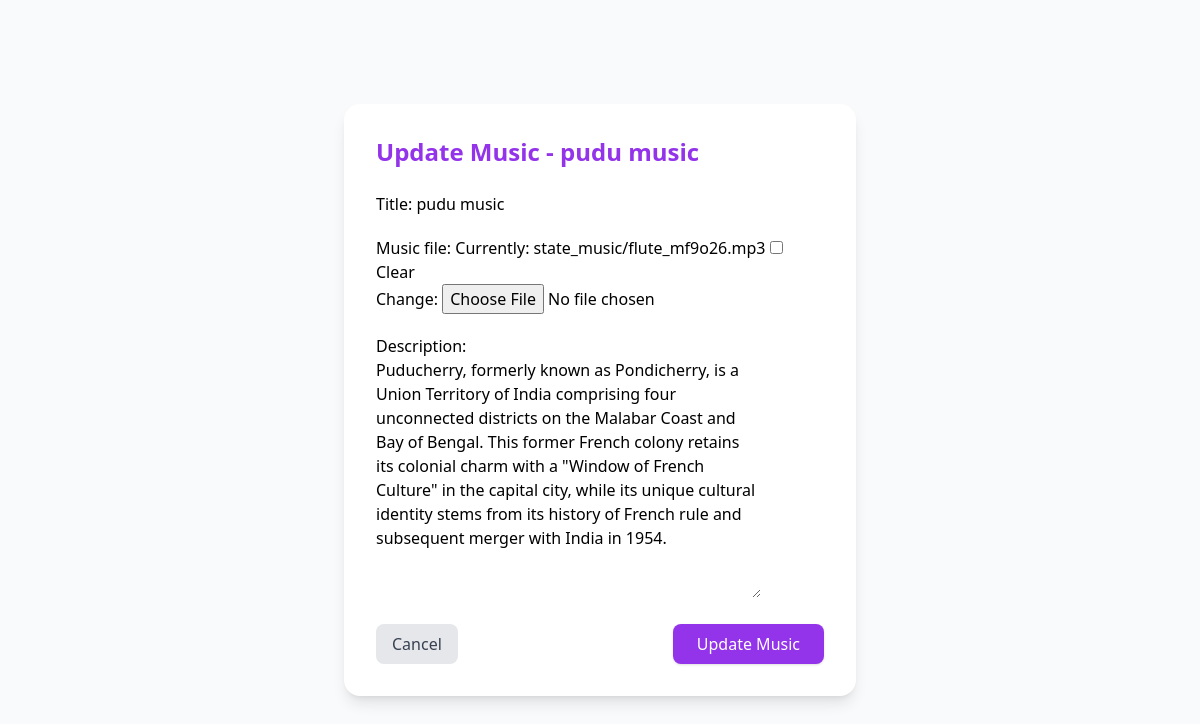
Screenshot of /music/2/update/ with the database file from the repository.
### app1/models.py (models this page shows, shortened)
class StateMusic(models.Model):
    state = models.ForeignKey(State_details, on_delete=models.CASCADE, related_name="music")
    title = models.CharField(max_length=100)
    music_file = models.FileField(upload_to="state_music/", storage=music_storage, blank=True, null=True)
    description = models.TextField(blank=True, null=True)

### app1/views.py (the view)
# urls.py: path('music/<int:pk>/update/', views.update_music, name='update_music'),
def update_music(request, pk):
    music = get_object_or_404(StateMusic, pk=pk)
    state = music.state  # get related state
    if request.method == "POST":
        form = StateMusicForm(request.POST, request.FILES, instance=music)
        if form.is_valid():
            form.save()
            return redirect('state_details', slug=state.slug)
    else:
        form = StateMusicForm(instance=music)
    return render(request, "app1/update_music.html", {"form": form, "state": state, "music": music})

### app1/forms.py
class StateMusicForm(forms.ModelForm):
    class Meta:
        model = StateMusic
        fields = ['state', 'title', 'music_file', 'description']
        widgets = {
            'state': forms.HiddenInput()
        }

### app1/templates/app1/update_music.html (shortened to what this page needs)
<!DOCTYPE html>
<html lang="en">
<head>
  <script src="https://cdn.tailwindcss.com"></script>
</head>
<body class="bg-gray-50 min-h-screen flex items-center justify-center">
  <div class="bg-white shadow-lg rounded-2xl w-full max-w-lg p-8">
    <h1 class="text-2xl font-bold text-purple-600 mb-6">Update Music - {{ music.title }}</h1>
    <form method="POST" enctype="multipart/form-data" class="space-y-5">
      {{ form.as_p }}
      <div class="flex justify-between items-center mt-6">
        <a href="{% url 'state_details' state.slug %}"
           class="px-4 py-2 bg-gray-200 text-gray-700 rounded-lg hover:bg-gray-300">
          Cancel
        </a>
        <button type="submit"
                class="px-6 py-2 bg-purple-600 text-white rounded-lg shadow hover:bg-purple-700 transition">
          Update Music
        </button>
      </div>
    </form>
  </div>
</body>
</html>

### rows the page displays
StateMusic: title "pudu music", description "Puducherry, formerly known as Pondicherry, is a Union Territory of India comprising four unconnected districts on the Malabar Coast and Bay of Bengal. This former French colony retains its colonial charm with a \"Window of French Culture\" in the capital city, while its unique cultural identity stems from its history of French rule and subsequent merger with India in 1954."
